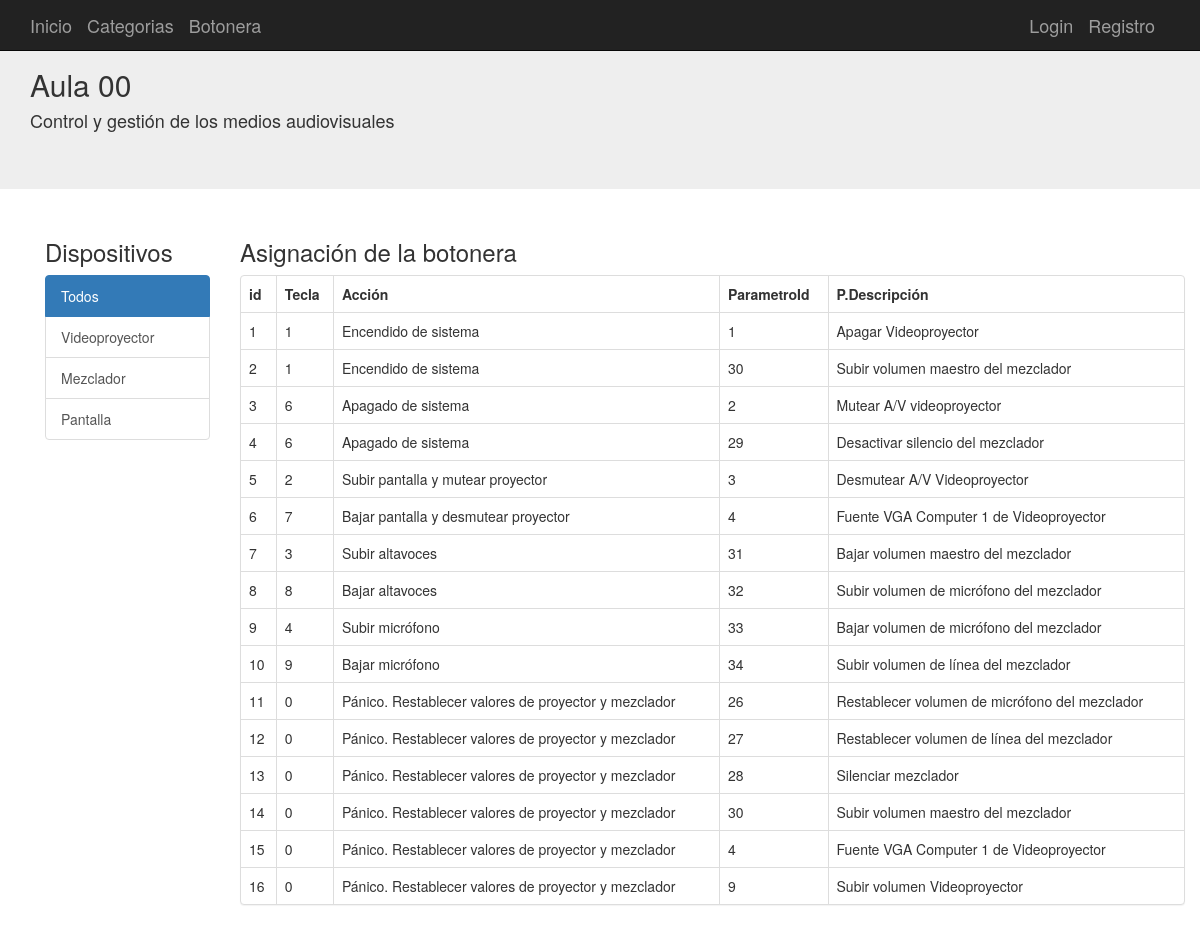
Before: /acciones_botonera with the older database file.
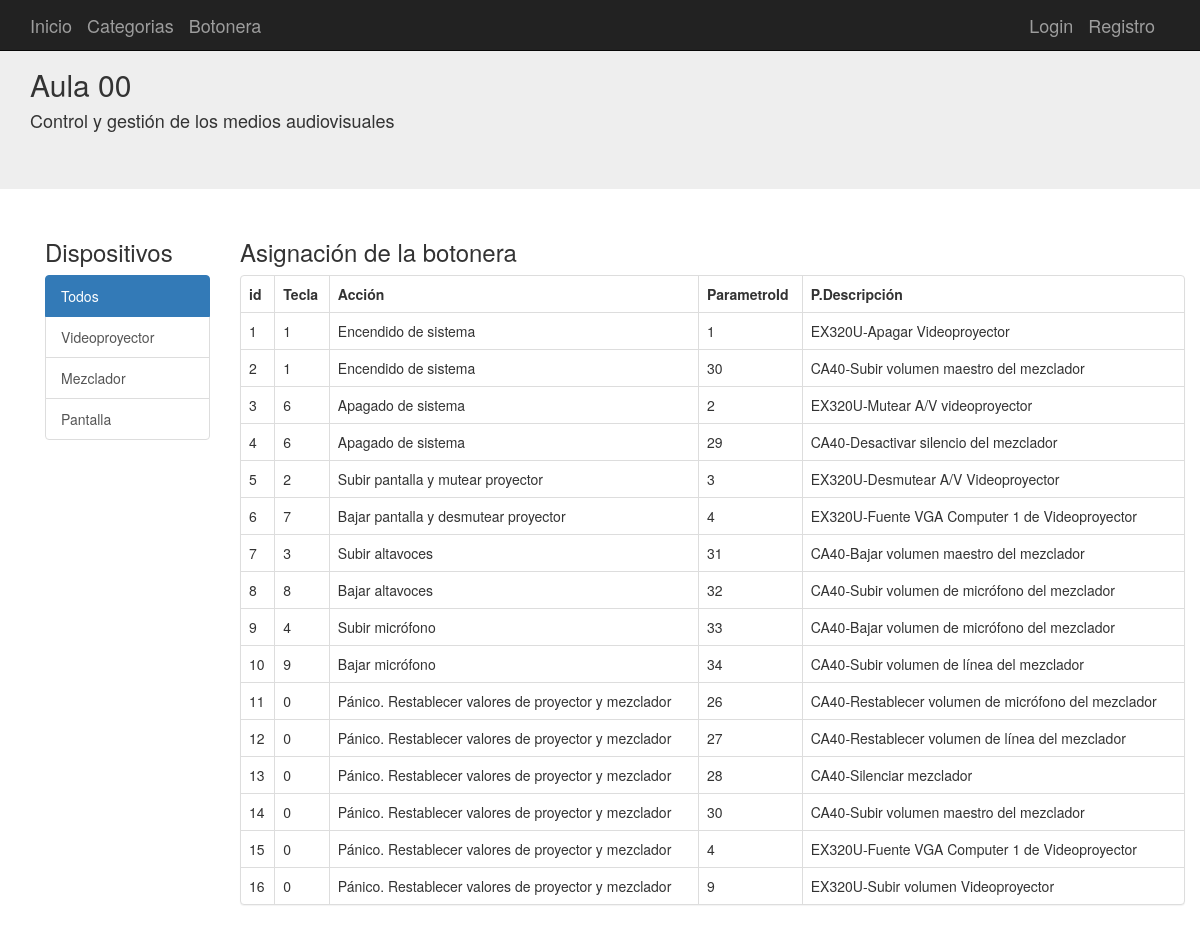
After: the same page with the newer database file.
### aplicacion/models.py (models this page shows, shortened)
class Botones(db.Model):
	__tablename__ = 'botones'
	id = Column(Integer, primary_key=True)
	accion = Column(String(100))
	tecla = Column(String(255))
	ParametroId = Column(Integer,ForeignKey('parametros.id'), nullable=False)

class Parametros(db.Model):
	__tablename__ = 'parametros'
	id = Column(Integer, primary_key=True)
	descripcion = Column(String(100))
	valor = Column(String(255))
	ComandoId = Column(Integer,ForeignKey('comandos.id'), nullable=False)
	boton = relationship("Botones", backref="Parametros")
	def __repr__(self):
		return (u'<{self.__class__.__name__}: {self.id}>'.format(self=self))

### aplicacion/app.py (the view)
@app.route('/acciones_botonera')
def acciones_botonera(id='0'):
	categoria=Categorias.query.get(id)
	if id=='0':
		dispositivos=Dispositivos.query.all()
	else:
		dispositivos=Dispositivos.query.filter_by(CategoriaId=id)
	categorias=Categorias.query.all()
	logging.info("/botonera_ok.html Llamada a página de la botonera")
	botones = Botones.query.all()
	listaparametros = []
	parametros = Parametros.query.all()
	for p in parametros:
		listaparametros.append(p.descripcion)
		print(p, sys.stdout)
	return render_template("acciones_botonera.html", dispositivos = dispositivos, categorias=categorias,categoria=categoria, botones = botones, listaparametros = listaparametros)

### aplicacion/templates/acciones_botonera.html (shortened to what this page needs)
{% extends "base.html" %}
{% block contenido %}
<div class="container">
  <div class="row">
    <div class="col-md-2">
      <h3>Dispositivos</h3>
      <div class="list-group">
        {% for cat in categorias %}
        {% if categoria.nombre==cat.nombre%}
        <a class="list-group-item active" href="{{url_for('inicio',id=cat.id)}}">{{cat.nombre}}</a>
        {% else %}
        <a class="list-group-item" href="{{url_for('inicio',id=cat.id)}}">{{cat.nombre}}</a>
        {% endif%}
        {% endfor %}
      </div>
      <br/>
      <br/>
    </div>
    <div class="col-md-10">
      <h3>Asignación de la botonera</h3>
      <div class="panel panel-default">
        <table class="table table-bordered">
          <tr>
            <th>id</th>
            <th>Tecla </th>
            <th>Acción</th>
            <th>ParametroId</th>
            <th>P.Descripción</th>
          </tr>
          {% for b in botones %}
          <tr>
            <td>{{b.id}}</td>
            <td>{{b.tecla}}</td>
            <td>{{b.accion}}</td>
            <td>{{b.ParametroId}}</td>
            <td>{{listaparametros[b.ParametroId]}}</td>
          </tr>
          {% endfor %}
            </table>
          </div>
        </div>
      </div>
    </div>
    {% endblock %}

Changed rows visible on the page:
changed through a linked row, Botones id 1: ParametroId.descripcion "Apagar Videoproyector" → "EX320U-Apagar Videoproyector"
changed through a linked row, Botones id 2: ParametroId.descripcion "Subir volumen maestro del mezclador" → "CA40-Subir volumen maestro del mezclador"
changed through a linked row, Botones id 3: ParametroId.descripcion "Mutear A/V videoproyector" → "EX320U-Mutear A/V videoproyector"
changed through a linked row, Botones id 4: ParametroId.descripcion "Desactivar silencio del mezclador" → "CA40-Desactivar silencio del mezclador"
changed through a linked row, Botones "Subir pantalla y mutear proyector": ParametroId.descripcion "Desmutear A/V Videoproyector" → "EX320U-Desmutear A/V Videoproyector"
changed through a linked row, Botones "Bajar pantalla y desmutear proyector": ParametroId.descripcion "Fuente VGA Computer 1 de Videoproyector" → "EX320U-Fuente VGA Computer 1 de Videoproyector"
changed through a linked row, Botones "Subir altavoces": ParametroId.descripcion "Bajar volumen maestro del mezclador" → "CA40-Bajar volumen maestro del mezclador"
changed through a linked row, Botones "Bajar altavoces": ParametroId.descripcion "Subir volumen de micrófono del mezclador" → "CA40-Subir volumen de micrófono del mezclador"
changed through a linked row, Botones "Subir micrófono": ParametroId.descripcion "Bajar volumen de micrófono del mezclador" → "CA40-Bajar volumen de micrófono del mezclador"
changed through a linked row, Botones "Bajar micrófono": ParametroId.descripcion "Subir volumen de línea del mezclador" → "CA40-Subir volumen de línea del mezclador"
changed through a linked row, Botones id 11: ParametroId.descripcion "Restablecer volumen de micrófono del mezclador" → "CA40-Restablecer volumen de micrófono del mezclador"
changed through a linked row, Botones id 12: ParametroId.descripcion "Restablecer volumen de línea del mezclador" → "CA40-Restablecer volumen de línea del mezclador"
changed through a linked row, Botones id 13: ParametroId.descripcion "Silenciar mezclador" → "CA40-Silenciar mezclador"
changed through a linked row, Botones id 14: ParametroId.descripcion "Subir volumen maestro del mezclador" → "CA40-Subir volumen maestro del mezclador"
changed through a linked row, Botones id 15: ParametroId.descripcion "Fuente VGA Computer 1 de Videoproyector" → "EX320U-Fuente VGA Computer 1 de Videoproyector"
changed through a linked row, Botones id 16: ParametroId.descripcion "Subir volumen Videoproyector" → "EX320U-Subir volumen Videoproyector"
